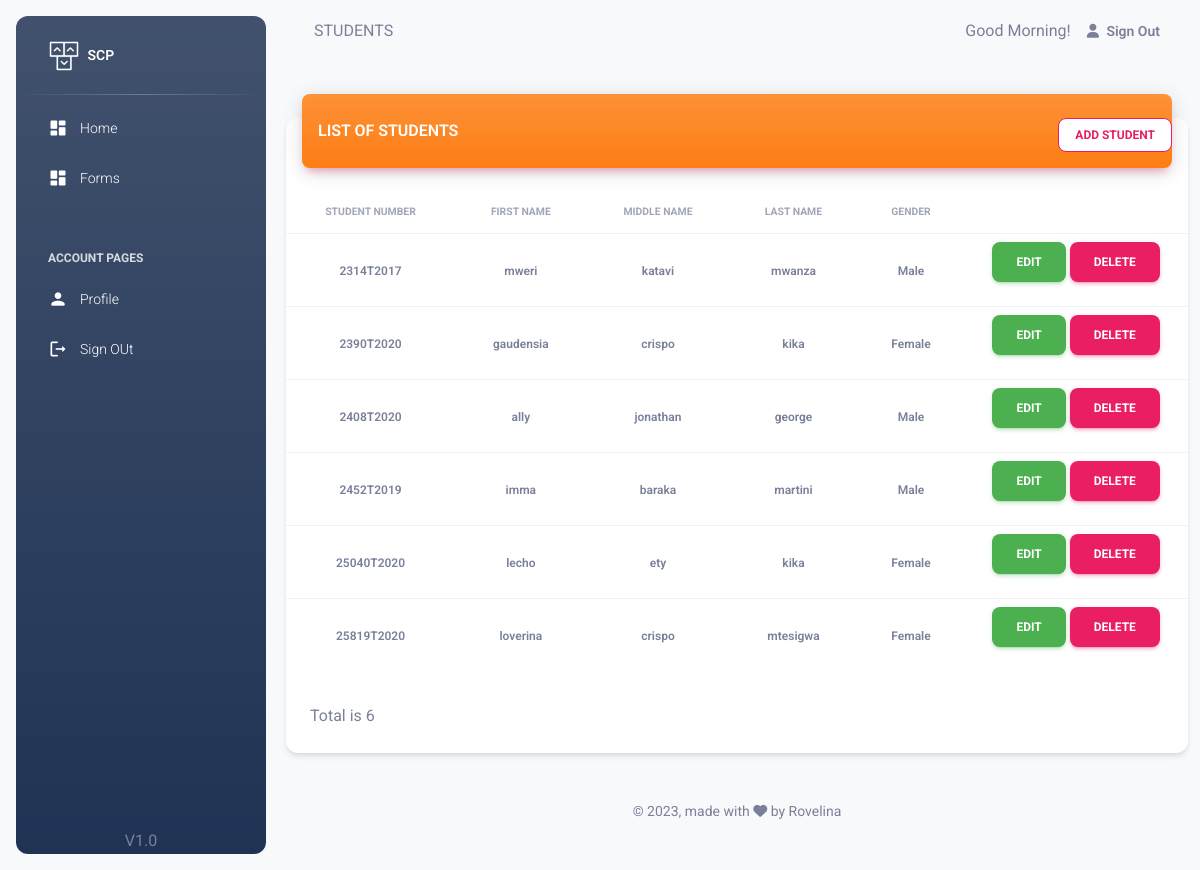
The app's page /pages/staff/students.php (signed in) with its own data.
### tables this page shows
CREATE TABLE `student` (
  `student_number` varchar(50) NOT NULL,
  `user_name` varchar(50) NOT NULL,
  `password` varchar(250) NOT NULL,
  `first_name` varchar(50) NOT NULL,
  `middle_name` varchar(50) NOT NULL,
  `last_name` varchar(50) NOT NULL,
  `gender` int(11) NOT NULL,
  `department` int(11) NOT NULL,
  `completion_year` int(11) NOT NULL,
  `image` varchar(100) NOT NULL
);

CREATE TABLE `gender` (
  `gender_id` int(11) NOT NULL,
  `gender_name` varchar(50) NOT NULL
);

### classes/Student.php (called while the page is built, shortened)
<?php
 class Student {
    public function get_all_student()
    {
        try{
            $db = getDB();
            $stmt = $db->prepare("SELECT *  FROM student std
            inner join gender gnd on gnd.gender_id = std.gender");
            $stmt->execute();
            $data = $stmt->fetchAll();
            return $data;
        }
        catch(PDOException $e) {
            echo '{"error":{"text":'. $e->getMessage() .'}}';
        }
    }
 }
?>

### pages/staff/students.php (the view, shortened to what this page needs)
<?php
    include('../session.php');
    $students=$student_class->get_all_student();
?>
<!DOCTYPE html>
<html lang="en">
  <head>
    <?php include 'head.php';?>
  </head>
  <body class="g-sidenav-show  bg-gray-100">
    <?php include 'aside.php';?>
    <main class="main-content border-radius-lg ">
      <?php include 'navbar.php';?>
      <div class="container-fluid py-4">
        <div class="row">
          <div class="col-12">
            <div class="card my-4">
              <div class="card-header p-0 position-relative mt-n4 mx-3 z-index-2">
                <div style="background-color:#fd7e14" class="bg-gradient shadow-primary border-radius-lg pt-4 pb-3">
                  <div class="row">
                      <div class="col-6">
                        <h6 class="text-white  text-capitalize ps-3">LIST OF STUDENTS </h6>
                      </div>
                      <div class="col-6 text-end ">
                          <a href="./add_student.php" class="btn btn-outline-primary btn-sm mb-0 bg-white ">Add Student</a>
                      </div>
                  </div>
                </div>
              </div>
              <div class="card-body px-0 pb-2">
                <div class="table-responsive p-0">
                <table class="table align-items-center mb-0">
                  <thead>
                    <tr>
                      <th class="text-center text-uppercase text-secondary text-xxs font-weight-bolder opacity-7">Student Number</th>
                      <th class="text-center text-uppercase text-secondary text-xxs font-weight-bolder opacity-7">First Name</th>
                      <th class="text-center text-uppercase text-secondary text-xxs font-weight-bolder opacity-7">Middle Name</th>
                      <th class="text-center text-uppercase text-secondary text-xxs font-weight-bolder opacity-7">Last Name</th>
                      <th class="text-center text-uppercase text-secondary text-xxs font-weight-bolder opacity-7">Gender</th>
                      <th class="text-center text-uppercase text-secondary text-xxs font-weight-bolder opacity-7"></th>
                    </tr>
                  </thead>
                  <tbody>
                      <?php
                        foreach ($students as $student) {
                          echo "
                          <tr>
                            <td class='align-middle text-center text-sm'>
                              <span class='text-secondary text-xs font-weight-bold'>{$student['student_number']}</span>
                            </td>
                            <td class='align-middle text-center text-sm'>
                              <span class='text-secondary text-xs font-weight-bold'>{$student['first_name']}</span>
                            </td>
                            <td class='align-middle text-center text-sm'>
                              <span class='text-secondary text-xs font-weight-bold'>{$student['middle_name']}</span>
                            </td>
                            <td class='align-middle text-center'>
                              <span class='text-secondary text-xs font-weight-bold'>{$student['last_name']}</span>
                            </td>
                            <td class='align-middle text-center'>
                              <span class='text-secondary text-xs font-weight-bold'>{$student['gender_name']}</span>
                            </td>
                            <td class='align-middle text-center'>
                              <a href='./edit_student.php?id={$student['student_number']}' class='btn btn-success'>Edit</a>
                              <button onclick='myFunction(\"{$student['student_number']}\")' class='btn btn-primary'>Delete</button>
                            </td>
                          </tr>
                        ";
                        }
                      ?>
                  </tbody>
                </table>
                </div>
              </div>
              <div class="card-footer">
                Total is <?php  echo count($students)?>
              </div>
            </div>
          </div>
        </div>
        <?php include 'footer.php';?>
      </div>
    </main>
  </body>
</html>

### records on screen
student: student_number "2314T2017", first_name "mweri", middle_name "katavi", last_name "mwanza", gender.gender_name "Male"
student: student_number "2390T2020", first_name "gaudensia", middle_name "crispo", last_name "kika", gender.gender_name "Female"
student: student_number "2408T2020", first_name "ally", middle_name "jonathan", last_name "george", gender.gender_name "Male"
student: student_number "2452T2019", first_name "imma", middle_name "baraka", last_name "martini", gender.gender_name "Male"
student: student_number "25040T2020", first_name "lecho", middle_name "ety", last_name "kika", gender.gender_name "Female"
student: student_number "25819T2020", first_name "loverina", middle_name "crispo", last_name "mtesigwa", gender.gender_name "Female"

### other values on screen
$page_tittle "STUDENTS"
count($students) "6"
